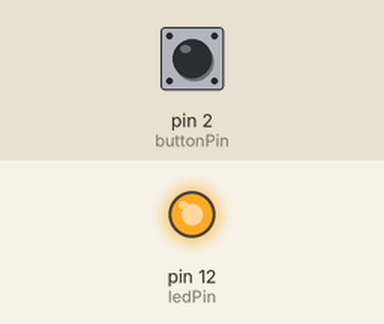
Simulated run of this sketch. Board: Arduino Uno, built with avr-gcc and run on an emulated ATmega328P. Parts: output pins drawn as LEDs (lit = HIGH). The inputs (shaded band) are chosen by the test bench; at power-on: pin 2 (buttonPin) LOW. What the sketch prints to the serial monitor is not drawn.

Above: at 0.1 s.
Timing chart, 0 to 1.6 s (numbered marks = the images above):
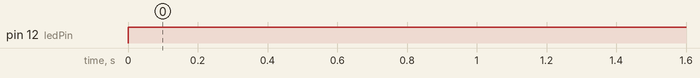

Measured:
- by itself, pin 12 (ledPin): LOW → HIGH at 0.00 s

The sketch:

Button.ino
```cpp
// constants won't change. They're used here to
// set pin numbers:
const int buttonPin = 2;     // the number of the pushbutton pin
const int ledPin =  12;      // the number of the LED pin
// variables will change:
int buttonState = 0;         // variable for reading the pushbutton status
void setup() {
  Serial.begin(9600);
  // initialize the LED pin as an output:
  pinMode(ledPin, OUTPUT);
  // initialize the pushbutton pin as an input:
  pinMode(buttonPin, INPUT);
}
void loop() {
  // read the state of the pushbutton value:
  buttonState = digitalRead(buttonPin);
  // Show the state of pushbutton on serial monitor
  Serial.println(buttonState);
//  // check if the pushbutton is pressed.
//  // if it is, the buttonState is HIGH:
//  if (buttonState == HIGH) {
//    // turn LED on:
//    digitalWrite(ledPin, HIGH);
//  } else {
//    // turn LED off:
//    digitalWrite(ledPin, LOW);
//  }
//  // Added the delay so that we can see the output of button
//  delay(100);
digitalWrite(ledPin, HIGH);
}
```
